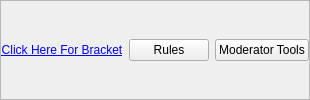
            <widget class="QFrame" name="uiTmBracketFrm">
             <property name="minimumSize">
              <size>
               <width>0</width>
               <height>30</height>
              </size>
             </property>
             <property name="maximumSize">
              <size>
               <width>16777215</width>
               <height>16777215</height>
              </size>
             </property>
             <property name="frameShape">
              <enum>QFrame::StyledPanel</enum>
             </property>
             <property name="frameShadow">
              <enum>QFrame::Raised</enum>
             </property>
             <layout class="QHBoxLayout" name="horizontalLayout_10">
              <property name="spacing">
               <number>6</number>
              </property>
              <property name="margin">
               <number>0</number>
              </property>
              <item>
               <widget class="QLabel" name="uiTmBracketLink">
                <property name="text">
                 <string>&lt;center&gt;&lt;a href=&quot;http://www.cnn.com&quot;&gt;Click Here For Bracket&lt;/a&gt;&lt;/center&gt;</string>
                </property>
                <property name="alignment">
                 <set>Qt::AlignCenter</set>
                </property>
                <property name="openExternalLinks">
                 <bool>true</bool>
                </property>
               </widget>
              </item>
              <item>
               <widget class="QPushButton" name="uiTmBtnRules">
                <property name="text">
                 <string>Rules</string>
                </property>
               </widget>
              </item>
              <item>
               <widget class="QPushButton" name="uiTmBtnMod">
                <property name="text">
                 <string>Moderator Tools</string>
                </property>
               </widget>
              </item>
             </layout>
            </widget>
